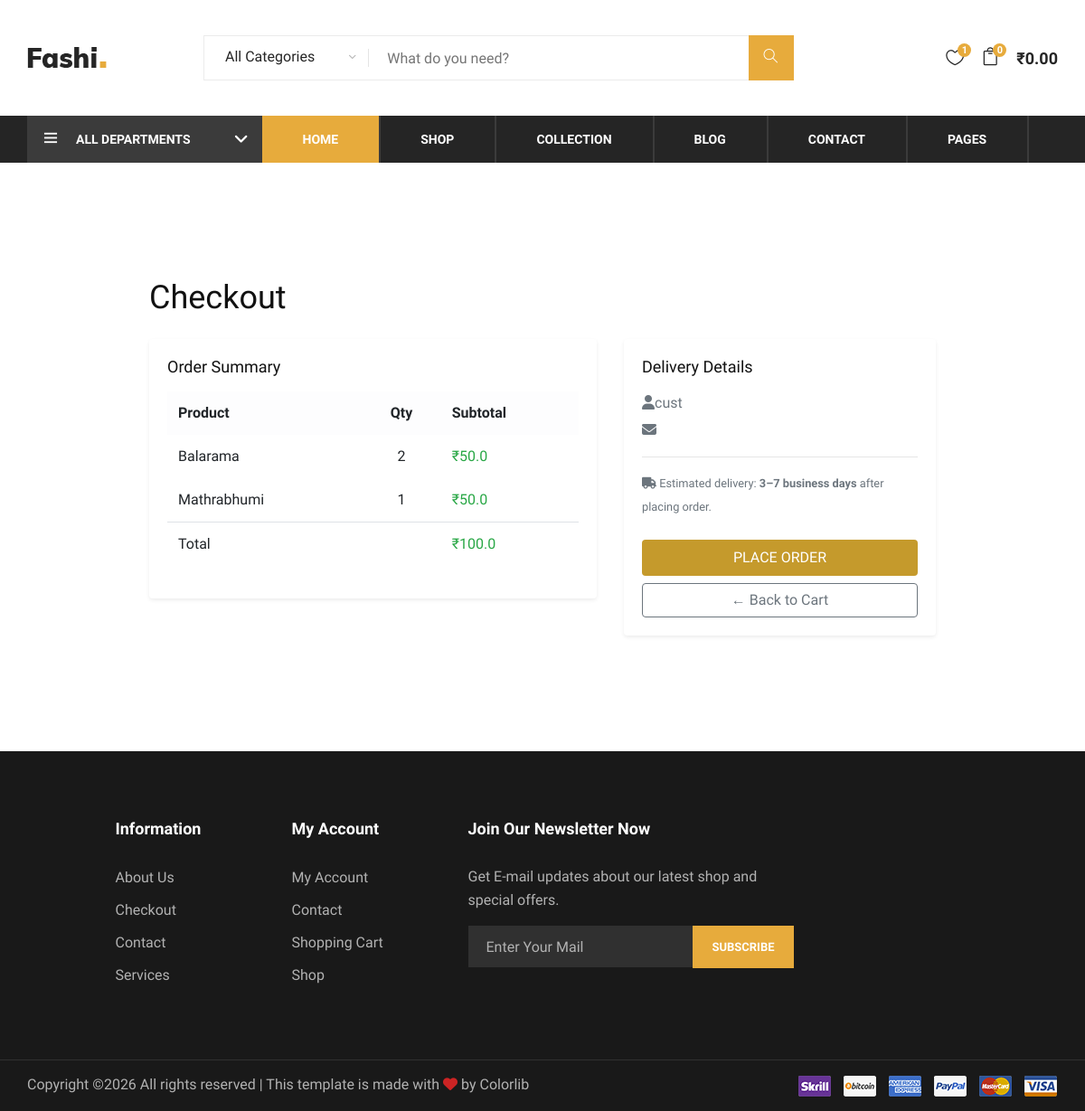
Page /customer/checkout/ (signed in) on the committed database.
### admin_panel/models.py (models this page shows, shortened)
class Product(models.Model):
    type = models.CharField(max_length=50)
    name = models.CharField(max_length=50)
    price = models.DecimalField(max_digits=10, decimal_places=2)
    price_from = models.CharField(max_length=20)
    management_type = models.CharField(max_length=50)
    issue_day = models.DateField()
    details = models.TextField()
    frequency = models.ManyToManyField(Frequency, blank=True)

### customer/views.py (the view, shortened to what this page needs)
# urls.py: path('checkout/', views.checkout_view, name='checkout'),            # new
def checkout_view(request):
    if not request.user.is_authenticated:
        return redirect('login')
    try:
        order = CustomerOrder.objects.get(customer=request.user, status='cart')
        cart_items = []
        total = 0.0
        for item in order.items.select_related('product').all():
            subtotal = float(item.product.price) * item.qty
            cart_items.append({'product': item.product, 'qty': item.qty, 'subtotal': subtotal})
            total += subtotal
    except CustomerOrder.DoesNotExist:
        order = None
        cart_items = []
        total = 0.0
    return render(request, 'checkout.html', {
        'order': order,
        'cart_items': cart_items,
        'total': total
    })

### templates/checkout.html (shortened to what this page needs)
{% extends 'header_footer.html' %}
{% load static %}
{% block content %}
<div class="container py-5" style="max-width:900px;">
    <h2 class="mb-4 fw-bold">Checkout</h2>
    {% if not cart_items %}
        <div class="alert alert-warning">Your cart is empty. <a href="{% url 'customer_shop' %}">Continue shopping</a></div>
    {% else %}
    <div class="row g-4">
        <div class="col-lg-7">
            <div class="card border-0 shadow-sm">
                <div class="card-body">
                    <h5 class="card-title mb-3">Order Summary</h5>
                    <table class="table table-borderless align-middle">
                        <thead class="table-light">
                            <tr>
                                <th>Product</th>
                                <th class="text-center">Qty</th>
                                <th class="text-end">Subtotal</th>
                            </tr>
                        </thead>
                        <tbody>
                            {% for item in cart_items %}
                            <tr>
                                <td>{{ item.product.name }}</td>
                                <td class="text-center">{{ item.qty }}</td>
                                <td class="text-end text-success fw-bold">₹{{ item.subtotal }}</td>
                            </tr>
                            {% endfor %}
                        </tbody>
                        <tfoot>
                            <tr class="border-top">
                                <td colspan="2" class="fw-bold fs-5">Total</td>
                                <td class="text-end fw-bold fs-5 text-success">₹{{ total }}</td>
                            </tr>
                        </tfoot>
                    </table>
                </div>
            </div>
        </div>
        <div class="col-lg-5">
            <div class="card border-0 shadow-sm">
                <div class="card-body">
                    <h5 class="card-title mb-3">Delivery Details</h5>
                    <p class="text-muted mb-1"><i class="fa fa-user me-2"></i>{{ request.user.get_full_name|default:request.user.username }}</p>
                    <p class="text-muted mb-3"><i class="fa fa-envelope me-2"></i>{{ request.user.email }}</p>
                    <hr>
                    <p class="text-muted small">
                        <i class="fa fa-truck me-2"></i>
                        Estimated delivery: <strong>3–7 business days</strong> after placing order.
                    </p>
                    <form method="post" action="{% url 'checkout' %}">
                        <button type="submit" class="btn btn-warning w-100 fw-bold py-2 mt-2" style="background:#c59a2c;color:#fff;border:none;">
                            PLACE ORDER
                        </button>
                    </form>
                    <a href="{% url 'cart' %}" class="btn btn-outline-secondary w-100 mt-2">← Back to Cart</a>
                </div>
            </div>
        </div>
    </div>
    {% endif %}
</div>
{% endblock %}

### static/css/style.css (style rules this page uses)
html, body { height: 100%; font-family: "Muli", sans-serif; -webkit-font-smoothing: antialiased; font-smoothing: antialiased; }
h1, h2, h3, h4, h5, h6 { margin: 0; color: #111111; font-weight: 400; font-family: "Muli", sans-serif; }
h2 { font-size: 36px; }
h5 { font-size: 18px; }
p { font-size: 16px; font-family: "Muli", sans-serif; color: #636363; font-weight: 400; line-height: 26px; margin: 0 0 15px 0; }
@media only screen and (min-width: 1200px) { .container { max-width: 1170px; } }

### rows in the picture
Product: product.name "Balarama", qty "2", subtotal "50.0"
Product: product.name "Mathrabhumi", qty "1", subtotal "50.0"

### other values in the picture
{{ total }} "100.0"
{{ request.user.get_full_name|default:request.user.username }} "cust"
